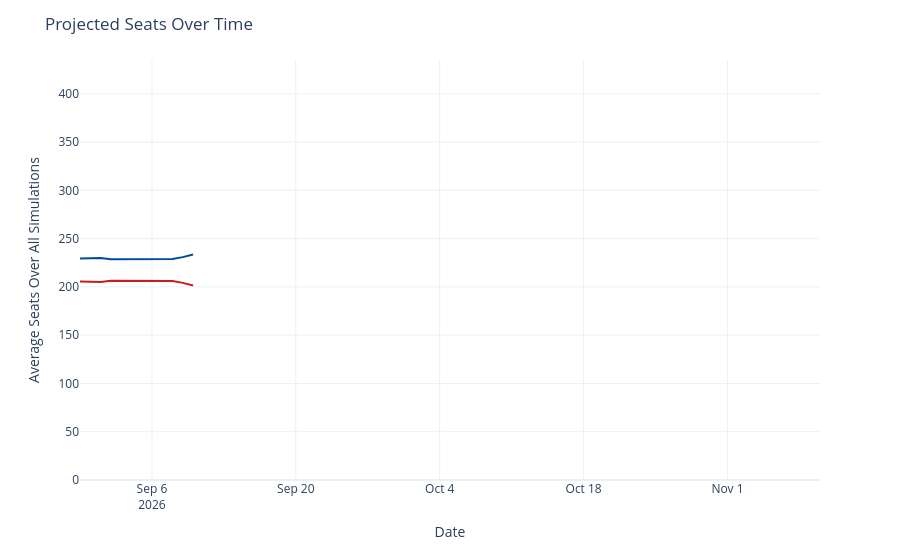

The notebook cell saved with this chart:
### Code cell
seats_over_time = output_ts[(output_ts['geo'] == 'US House') &
                             (output_ts['type'] == 'seats')]
seats_over_time['rep_seats'] = seats_over_time['y'].map(lambda x: 435 - x)
seats_over_time = seats_over_time.rename({'y': 'Democrats', 'rep_seats': 'Republicans'}, axis=1)
seats_time_ser = px.line(seats_over_time, x='date', y=['Democrats', 'Republicans'], template='plotly_white',
                        color_discrete_map={'Democrats': '#004b97', 'Republicans': '#c71e1d'},)
seats_time_ser.update_traces(hovertemplate="%{y:.1f}")
seats_time_ser.update_layout(
    xaxis=dict(range=[pd.to_datetime('2026-08-30'), pd.to_datetime('2026-11-10')]),
    yaxis=dict(range=[0, 435]),
    xaxis_title='Date',
    yaxis_title='Average Seats Over All Simulations',
    title=dict(text="Projected Seats Over Time"),
    hovermode="x",
    showlegend=False
)
seats_time_ser

### Figure 1 — Plotly figure (JSON) as saved in the notebook; plotly's stock layout.template omitted (floating-point values rounded to 4 significant figures)
{"data": [{"hovertemplate": "%{y:.1f}", "legendgroup": "Democrats", "line": {"color": "#004b97", "dash": "solid"}, "marker": {"symbol": "circle"}, "mode": "lines", "name": "Democrats", "orientation": "v", "showlegend": true, "type": "scatter", "x": ["2026-08-30", "2026-08-31", "2026-09-01", "2026-09-02", "2026-09-03", "2026-09-04", "2026-09-05", "2026-09-06", "2026-09-07", "2026-09-08", "2026-09-09", "2026-09-10"], "xaxis": "x", "y": [229.4, 230.0, 230.0, 228.5, 228.5, 228.7, 228.7, 228.9, 228.8, 228.9, 230.8, 233.6], "yaxis": "y"}, {"hovertemplate": "%{y:.1f}", "legendgroup": "Republicans", "line": {"color": "#c71e1d", "dash": "solid"}, "marker": {"symbol": "circle"}, "mode": "lines", "name": "Republicans", "orientation": "v", "showlegend": true, "type": "scatter", "x": ["2026-08-30", "2026-08-31", "2026-09-01", "2026-09-02", "2026-09-03", "2026-09-04", "2026-09-05", "2026-09-06", "2026-09-07", "2026-09-08", "2026-09-09", "2026-09-10"], "xaxis": "x", "y": [205.6, 205.0, 205.0, 206.5, 206.5, 206.3, 206.3, 206.1, 206.2, 206.1, 204.2, 201.4], "yaxis": "y"}], "layout": {"hovermode": "x", "legend": {"title": {"text": "variable"}, "tracegroupgap": 0}, "margin": {"t": 60}, "showlegend": false, "title": {"text": "Projected Seats Over Time"}, "xaxis": {"anchor": "y", "domain": [0, 1], "range": ["2026-08-30T00:00:00", "2026-11-10T00:00:00"], "title": {"text": "Date"}}, "yaxis": {"anchor": "x", "domain": [0, 1], "range": [0, 435], "title": {"text": "Average Seats Over All Simulations"}}}}
